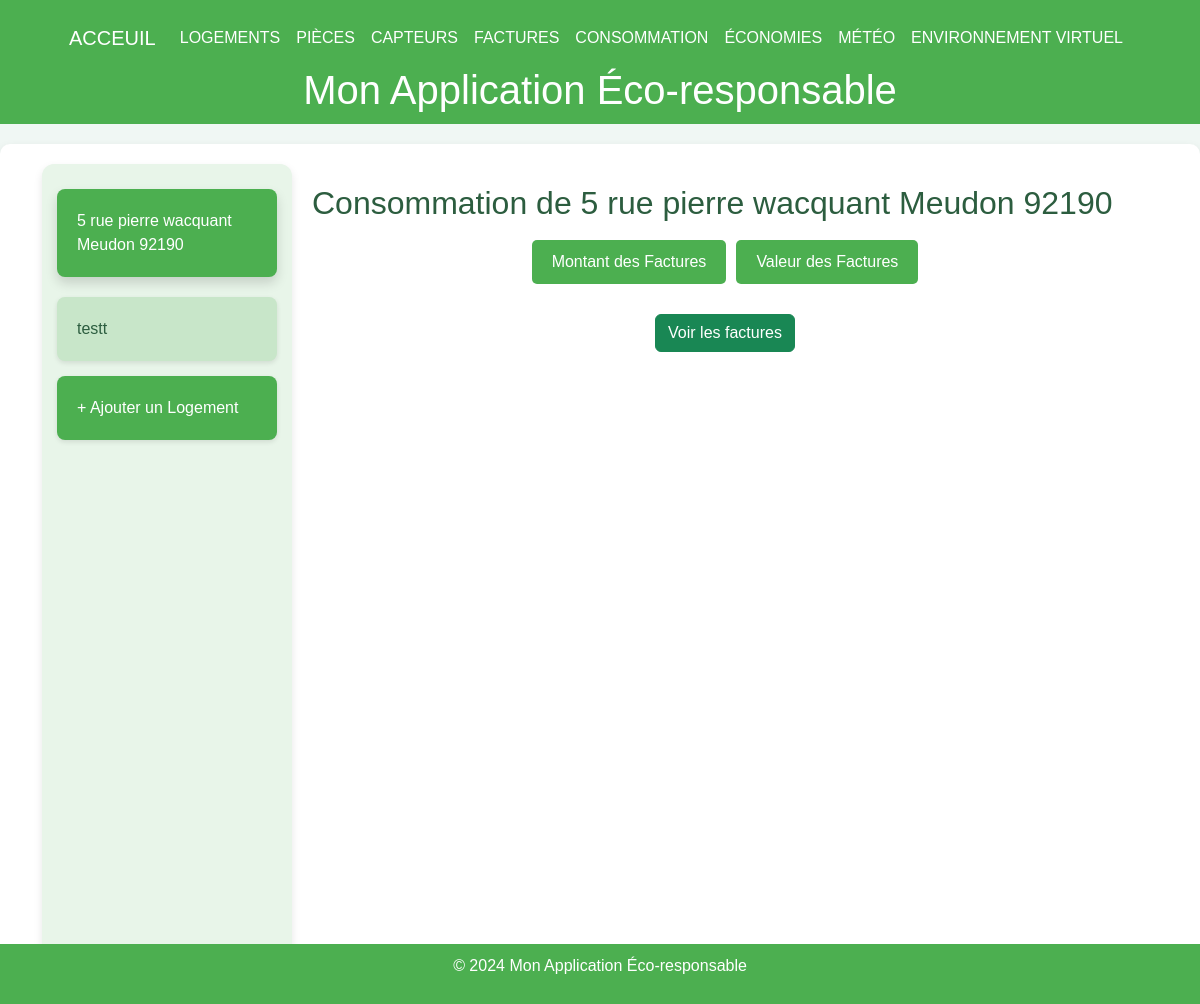
The app's page /consommation_par_logement, older data.
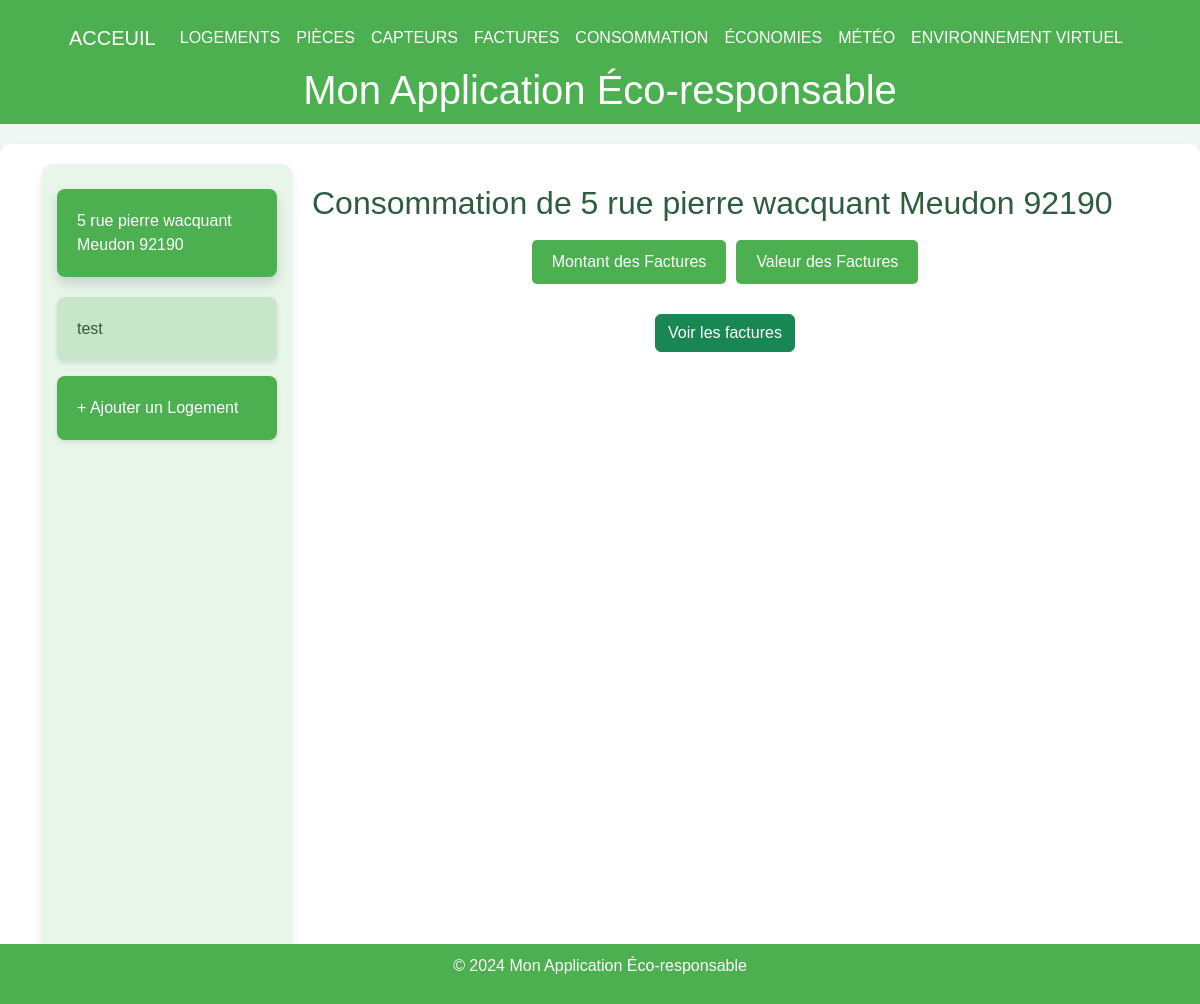
The same page, newer data.
### tables this page shows
CREATE TABLE Housing (
housing_id INTEGER PRIMARY KEY, -- Identifiant unique pour chaque logement
address VARCHAR(255), -- Adresse du logement
phone_number VARCHAR(20), -- NumÃ©ro de contact pour le logement
ip_address VARCHAR(15), -- Adresse IP associÃ©e au logement
insert_date TIMESTAMP DEFAULT CURRENT_TIMESTAMP -- Horodatage de l'ajout de l'enregistrement
);

### main.py (the view)
@app.get("/consommation_par_logement", response_class=HTMLResponse)
def consommation_par_logement(request: Request, logement_id: int = None):
    conn = get_db_connection()
    logements = conn.execute("SELECT housing_id, address FROM Housing").fetchall()
    if logement_id is None:
        logement_id = 1  # Sélection par défaut du logement 1
    selected_logement = conn.execute(
        "SELECT address FROM Housing WHERE housing_id = ?", (logement_id,)
    ).fetchone()
    factures = conn.execute(
        "SELECT type, SUM(amount) as total_amount, SUM(value) as total_value "
        "FROM Invoice WHERE housing_id = ? GROUP BY type", (logement_id,)
    ).fetchall()
    chart_data = {
        "amount": [["Type", "Montant"]] + [ [row["type"], row["total_amount"]] for row in factures],
        "value": [["Type", "Valeur"]] + [ [row["type"], row["total_value"]] for row in factures],
    }
    message = "Aucune facture assignée à ce logement." if not factures else ""
    conn.close()
    return templates.TemplateResponse("consommation_par_logement.html", {
        "request": request,
        "logements": logements,
        "selected_id": logement_id,
        "selected_logement_address": selected_logement["address"] if selected_logement else "Logement par Défaut",
        "chart_data": chart_data,
        "message": message
    })

### templates/consommation_par_logement.html (shortened to what this page needs)
{% extends "layout.html" %}
{% block content %}
<div class="container">
    <div class="menu">
        {% for logement in logements %}
        <div class="menu-item {% if logement.housing_id == selected_id %}active{% endif %}"
            onclick="location.href='?logement_id={{ logement.housing_id }}'">
            {{ logement.address }}
        </div>
        {% endfor %}
        <div class="menu-item" style="background-color: #4caf50; color: white;"
            onclick="location.href='https://localhost:8000/logements'">
            + Ajouter un Logement
        </div>
    </div>
    <div class="content">
        <h2>Consommation de {{ selected_logement_address or 'Logement par Défaut' }}</h2>
        {% if message %}
        <p class="message">{{ message }}</p>
        {% else %}
        <div class="chart-toggle">
            <button onclick="setChartType('amount')">Montant des Factures</button>
            <button onclick="setChartType('value')">Valeur des Factures</button>
        </div>
        {% endif %}
        <p style="text-align: center; margin-top: 20px;">
            <a href="/visualiser_factures" class="btn btn-success">Voir les factures</a>
        </p>
    </div>
</div>
{% endblock %}

Row changes from the older to the newer data that the page shows:
changed Housing: address "testt" → "test"
